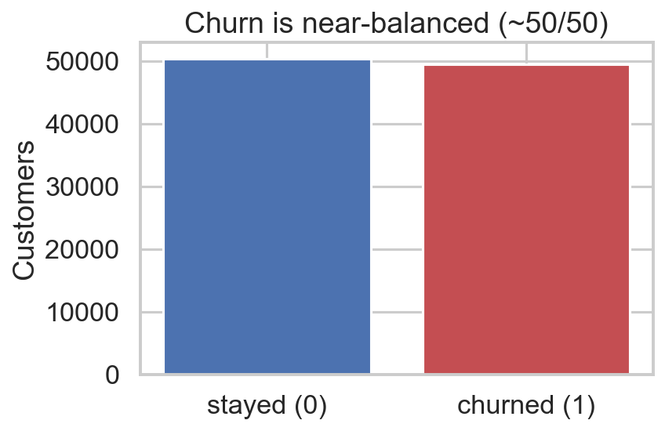
#> input picture reports/figures/01_churn_balance.png, 665 x 431 px, shrunk from 848 x 550 before the run
$ python make_slides.py
#> lines starting #> are read from the running program, lines starting #| are printed output that depends on the picture
"""
Build the 15-slide business-proposal deck -> LavudyaAkhil31.pdf
Self-contained: renders each slide with matplotlib and writes a single PDF.
Run:  python make_slides.py
"""
from pathlib import Path
import matplotlib
matplotlib.use("Agg")
import matplotlib.pyplot as plt
from matplotlib.backends.backend_pdf import PdfPages
from matplotlib.patches import Rectangle, FancyBboxPatch
import matplotlib.image as mpimg

plt.rcParams["font.family"] = "DejaVu Sans"
matplotlib.rcParams["text.parse_math"] = False    # treat '$' as a literal dollar sign

ROOT = Path(__file__).resolve().parent.parent
FIG = ROOT / "reports" / "figures"
W, H = 13.333, 7.5            # 16:9 inches

# palette
ACCENT  = "#0E6655"          # deep teal
ACCENT2 = "#16A085"
DARK    = "#1C2833"
GRAY    = "#5D6D7E"
LIGHT   = "#EAF2EF"
RED     = "#C0392B"

AUTHOR = "Lavudya Akhil  ·  GCI World 2026 Spring — Final Assignment"

pdf = PdfPages(ROOT / "reports" / "Slides.pdf")
_page = {"n": 0}


def new_slide(footer=True, page_num=True):
    fig = plt.figure(figsize=(W, H), dpi=200)
    fig.patch.set_facecolor("white")
    bg = fig.add_axes([0, 0, 1, 1]); bg.set_xlim(0, 1); bg.set_ylim(0, 1); bg.axis("off")
    bg.add_patch(Rectangle((0, 0), 0.013, 1, color=ACCENT, zorder=5))      # left brand bar
    _page["n"] += 1
    if footer:
        bg.add_line(plt.Line2D([0.055, 0.945], [0.075, 0.075], color="#D5DBDB", lw=1))
        bg.text(0.055, 0.045, AUTHOR, fontsize=9, color=GRAY, va="center")
    if page_num:
        bg.text(0.945, 0.045, f"{_page['n']}/15", fontsize=9, color=GRAY,
                va="center", ha="right")
    return fig, bg


def header(bg, title, kicker=None):
    y = 0.90
    if kicker:
        bg.text(0.055, 0.935, kicker.upper(), fontsize=11, color=ACCENT2,
                fontweight="bold", va="center")
    bg.text(0.055, y, title, fontsize=27, color=DARK, fontweight="bold", va="top")
    bg.add_line(plt.Line2D([0.057, 0.30], [0.845, 0.845], color=ACCENT, lw=3.5))


def bullets(bg, items, x=0.07, y0=0.74, dy=0.083, size=15, color=DARK, bold_lead=False):
    y = y0
    for it in items:
        bg.text(x, y, "▪", fontsize=12, color=ACCENT, va="top")
        if bold_lead and "—" in it:
            lead, rest = it.split("—", 1)
            bg.text(x + 0.022, y, lead.strip(), fontsize=size, color=DARK,
                    fontweight="bold", va="top")
            bg.text(x + 0.022 + 0.012 * len(lead), y, "— " + rest.strip(),
                    fontsize=size, color=GRAY, va="top")
        else:
            bg.text(x + 0.022, y, it, fontsize=size, color=color, va="top", wrap=True)
        y -= dy


def place_image(fig, path, box):
    """Place image preserving aspect ratio, centered in box=[x,y,w,h] (fig fraction)."""
    img = mpimg.imread(str(path))
    ih, iw = img.shape[0], img.shape[1]
    bx, by, bw, bh = box
    box_ar = (bw * W) / (bh * H)
    img_ar = iw / ih
    if img_ar > box_ar:           # image wider -> fit width
        nw = bw; nh = bw * (W / H) / img_ar
    else:                         # fit height
        nh = bh; nw = bh * (H / W) * img_ar
    nx = bx + (bw - nw) / 2; ny = by + (bh - nh) / 2
    ax = fig.add_axes([nx, ny, nw, nh]); ax.imshow(img); ax.axis("off")


def metric_card(bg, x, y, w, h, big, label, color=ACCENT):
    bg.add_patch(FancyBboxPatch((x, y), w, h, boxstyle="round,pad=0.006,rounding_size=0.02",
                                fc=LIGHT, ec=color, lw=1.6, zorder=2))
    bg.text(x + w / 2, y + h * 0.62, big, fontsize=26, color=color,
            fontweight="bold", ha="center", va="center")
    bg.text(x + w / 2, y + h * 0.24, label, fontsize=11, color=GRAY,
            ha="center", va="center")


def source(bg, text):
    bg.text(0.055, 0.105, text, fontsize=8.5, color=GRAY, style="italic", va="center")


# ============================================================ SLIDE 1 — TITLE
fig, bg = new_slide(footer=False, page_num=False)
bg.add_patch(Rectangle((0, 0), 1, 1, color="white"))
bg.add_patch(Rectangle((0, 0), 0.013, 1, color=ACCENT))
bg.add_patch(Rectangle((0, 0.0), 1, 0.16, color=ACCENT, alpha=0.10))
bg.text(0.06, 0.70, "Turning Churn Risk into Retained Revenue", fontsize=31,
        color=DARK, fontweight="bold", va="center")
bg.text(0.06, 0.60, "A value-weighted retention proposal for Company A (Telecom)",
        fontsize=19, color=ACCENT, va="center")
bg.add_line(plt.Line2D([0.062, 0.45], [0.535, 0.535], color=ACCENT, lw=3))
bg.text(0.06, 0.45, "Proof-of-Concept · Data-driven business proposal backed by a machine-learning model",
        fontsize=13, color=GRAY, va="center")
bg.text(0.06, 0.20, "Lavudya Akhil", fontsize=16, color=DARK, fontweight="bold", va="center")
bg.text(0.06, 0.155, "Omnicampus: LavudyaAkhil31   ·   GCI World 2026 Spring   ·   June 2026",
        fontsize=12, color=GRAY, va="center")
pdf.savefig(fig); plt.close(fig)

# ============================================================ SLIDE 2 — EXEC SUMMARY
fig, bg = new_slide()
header(bg, "Executive summary", "the one-slide takeaway")
bg.text(0.055, 0.80,
        "Company A can grow margin fastest by keeping the customers it already has.\n"
        "I built a model that ranks every customer by churn risk and revenue at stake, so the\n"
        "retention team spends its budget only where it pays back.",
        fontsize=15, color=DARK, va="top", linespacing=1.5)
metric_card(bg, 0.055, 0.30, 0.20, 0.20, "0.70", "Model ROC-AUC (XGBoost)")
metric_card(bg, 0.285, 0.30, 0.20, 0.20, "79.5%", "churn in the top-risk decile")
metric_card(bg, 0.515, 0.30, 0.20, 0.20, "$2.07M", "net benefit / year", color=RED)
metric_card(bg, 0.745, 0.30, 0.20, 0.20, "2.1×", "return on campaign spend", color=RED)
bg.text(0.055, 0.20,
        "Recommendation: target the top 20% highest-risk, high-value customers with a handset-upgrade /\n"
        "bill-credit offer. This captures ~30% of all churners and is net-positive even under conservative assumptions.",
        fontsize=12.5, color=GRAY, va="top", linespacing=1.5)
pdf.savefig(fig); plt.close(fig)

# ============================================================ SLIDE 3 — MARKET
fig, bg = new_slide()
header(bg, "Why retention is the right lever", "market context")
bullets(bg, [
    "Mobile markets like India are saturated — net new connections are scarce, so operators "
    "grow by lifting revenue-per-user and cutting churn, not by adding subscribers.",
    "Winning back a lost subscriber costs several times more than keeping an existing one — "
    "retention is the cheaper, higher-margin growth lever.",
    "Churn is not random: usage decline, ageing handsets and support friction show up months "
    "before a customer leaves — so churn is predictable, and therefore preventable.",
    "Implication for Company A: a model that flags at-risk, high-value customers early turns a "
    "reactive cost into a proactive, measurable revenue play.",
], y0=0.76, dy=0.135, size=14.5)
source(bg, "Sources: Harvard Business Review (2014) [1]; TRAI Performance Indicators [2]; GSMA, The Mobile Economy [3]. See References.")
pdf.savefig(fig); plt.close(fig)

# ============================================================ SLIDE 4 — CLIENT & DATA
fig, bg = new_slide()
header(bg, "The client and the data", "starting point")
bullets(bg, [
    "Company A — a wireless operator with ~100,000 customers and no in-house ML capability.",
    "Two linked tables joined 1:1 on Customer_ID into a single 100,000 × 100 analysis table.",
], y0=0.78, dy=0.085, size=15)
# two table cards
bg.add_patch(FancyBboxPatch((0.055, 0.30), 0.41, 0.28,
             boxstyle="round,pad=0.008,rounding_size=0.02", fc=LIGHT, ec=ACCENT, lw=1.6))
bg.text(0.075, 0.545, "Client.csv", fontsize=16, color=ACCENT, fontweight="bold", va="top")
bg.text(0.075, 0.49, "One row per customer:\n• tenure, plan, credit class\n• demographics\n• equipment (handset age, price)",
        fontsize=12.5, color=DARK, va="top", linespacing=1.5)
bg.add_patch(FancyBboxPatch((0.53, 0.30), 0.41, 0.28,
             boxstyle="round,pad=0.008,rounding_size=0.02", fc=LIGHT, ec=ACCENT, lw=1.6))
bg.text(0.55, 0.545, "Record.csv", fontsize=16, color=ACCENT, fontweight="bold", va="top")
bg.text(0.55, 0.49, "One row per customer:\n• monthly usage & minutes\n• billing & overage\n• call quality + churn target",
        fontsize=12.5, color=DARK, va="top", linespacing=1.5)
bg.text(0.055, 0.21, "Target variable: churn = 1 if the customer left within 31–60 days of the observation date.",
        fontsize=13, color=GRAY, va="center")
pdf.savefig(fig); plt.close(fig)

# ============================================================ SLIDE 5 — EDA DATA QUALITY
fig, bg = new_slide()
header(bg, "What the data is — and isn't — good for", "exploratory analysis (1/2)")
place_image(fig, FIG / "01_churn_balance.png", [0.055, 0.16, 0.40, 0.62])
#> in place_image, img is the input picture: shape (431, 665, 4) float32; mean R, G, B, A 0.764, 0.697, 0.754, 1
place_image(fig, FIG / "02_missingness.png",  [0.50, 0.14, 0.45, 0.64])
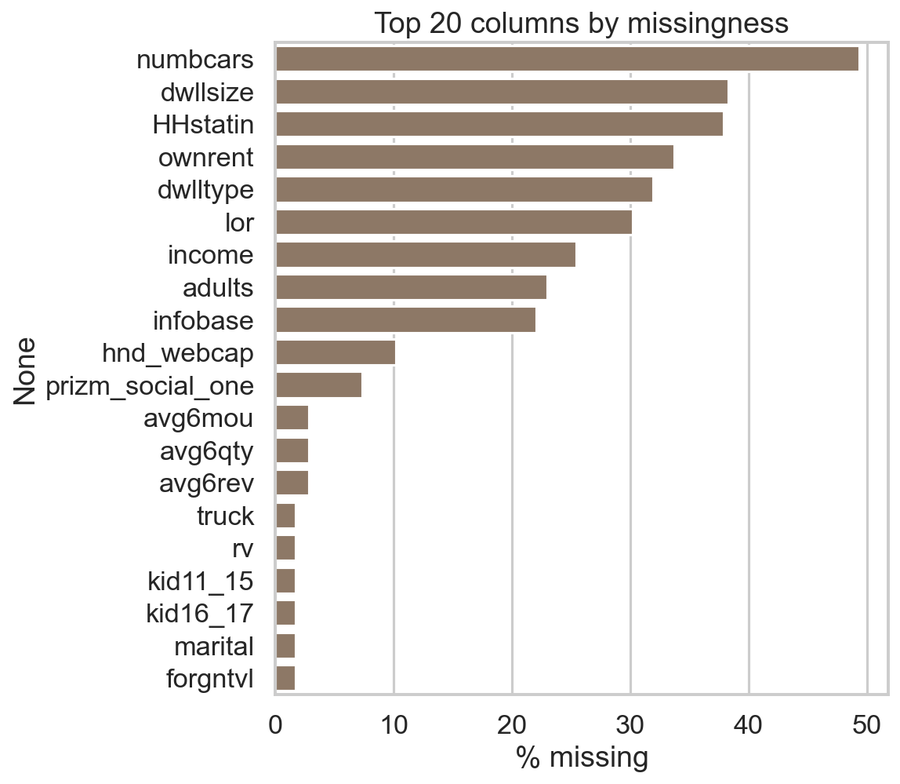
#> input picture reports/figures/02_missingness.png, 900 x 784 px, shrunk from 1148 x 999 before the run
#> in place_image, img is the input picture: shape (784, 900, 4) float32; mean R, G, B, A 0.918, 0.908, 0.899, 1
bg.text(0.055, 0.135, "Churn is ~50/50 — accuracy is meaningful, but I rank by probability (ROC-AUC) for targeting.",
        fontsize=11.5, color=DARK, va="center")
source(bg, "Demographic columns are 30–50% missing (third-party append) and are dropped; operator-owned usage/billing data is near-complete and actionable.")
pdf.savefig(fig); plt.close(fig)

# ============================================================ SLIDE 6 — EDA THE LEVER
fig, bg = new_slide()
header(bg, "The lever: ageing handsets drive churn", "exploratory analysis (2/2)")
place_image(fig, FIG / "04_churn_by_eqp_decile.png", [0.05, 0.17, 0.44, 0.60])
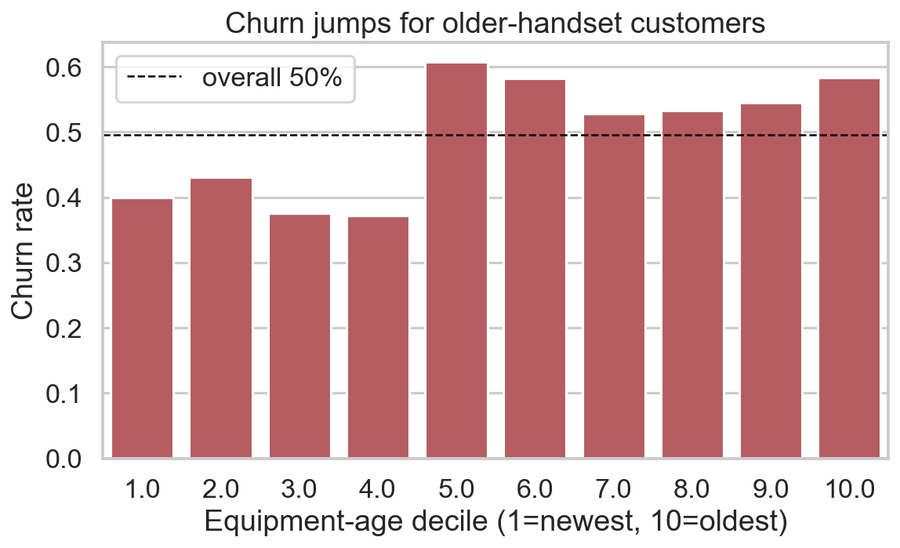
#> input picture reports/figures/04_churn_by_eqp_decile.png, 900 x 548 px, shrunk from 1148 x 699 before the run
#> in place_image, img is the input picture: shape (548, 900, 4) float32; mean R, G, B, A 0.858, 0.722, 0.727, 1
place_image(fig, FIG / "05_arpu_dist.png",           [0.52, 0.17, 0.44, 0.60])
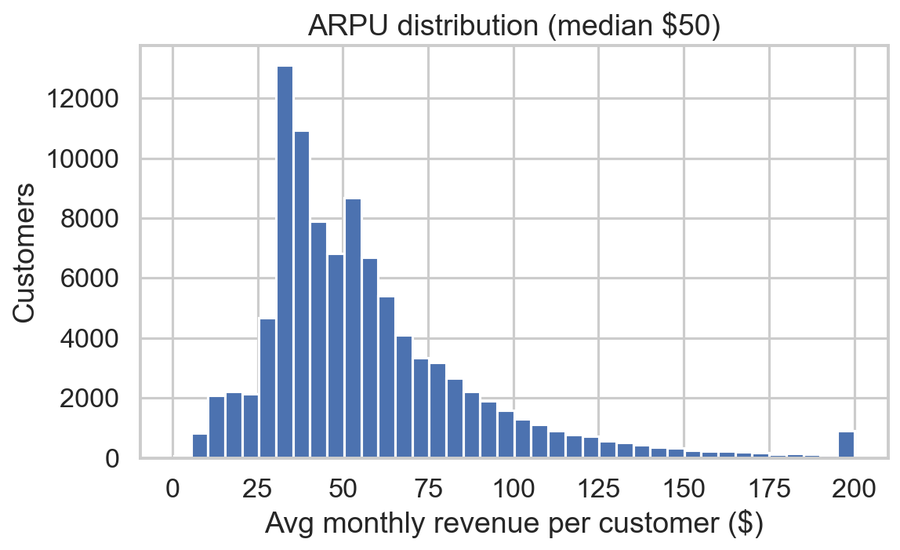
#> input picture reports/figures/05_arpu_dist.png, 900 x 550 px, shrunk from 1148 x 701 before the run
#> in place_image, img is the input picture: shape (550, 900, 4) float32; mean R, G, B, A 0.911, 0.923, 0.944, 1
bg.text(0.055, 0.135,
        "Newer-handset customers churn ~37–43%; older-handset customers ~53–60% — a clear, intervenable threshold.\n"
        "Revenue is right-skewed, so a few high-ARPU customers carry outsized value.",
        fontsize=11, color=DARK, va="center", linespacing=1.4)
source(bg, "Handset age is one of the few churn drivers the business can actually change (upgrade / subsidy) — unlike tenure or demographics.")
pdf.savefig(fig); plt.close(fig)

# ============================================================ SLIDE 7 — PROBLEM DEFINITION
fig, bg = new_slide()
header(bg, "Problem definition", "from data to a question")
rows = [
    ("Business question", "Which customers should we spend retention budget on, and what is the return?"),
    ("Target variable", "churn (binary) — justified by EDA: balanced, and tied to an actionable lever."),
    ("ML task", "Classification used as a ranking model — score every customer by churn probability."),
    ("Primary metric", "ROC-AUC (threshold-free, suits ranking); Accuracy / F1 reported as support."),
    ("Who acts on it", "Retention / CRM team — sends a targeted offer to the highest-risk, high-value list."),
]
y = 0.76
for k, v in rows:
    bg.text(0.06, y, k, fontsize=14.5, color=ACCENT, fontweight="bold", va="top")
    bg.text(0.30, y, v, fontsize=13.5, color=DARK, va="top")
    y -= 0.125
source(bg, "The model is evidence for a decision, not the deliverable itself — every choice above serves the retention recommendation.")
pdf.savefig(fig); plt.close(fig)

# ============================================================ SLIDE 8 — APPROACH
fig, bg = new_slide()
header(bg, "Approach: features and models", "method")
bg.text(0.055, 0.79, "Feature engineering — encode business intuition no single column captures:",
        fontsize=15, color=DARK, fontweight="bold", va="top")
bullets(bg, [
    "handset age relative to tenure · price-per-minute · overage (bill-shock) share",
    "support-call intensity · recent usage-decline flag · share of active lines",
], y0=0.71, dy=0.07, size=13.5)
bg.text(0.055, 0.50, "Models compared (weakest → strongest, so the choice is justified):",
        fontsize=15, color=DARK, fontweight="bold", va="top")
bullets(bg, [
    "Logistic Regression — interpretable linear baseline.",
    "Random Forest — captures non-linear interactions.",
    "XGBoost — gradient-boosted trees: strong on tabular data, handles missing values, explainable.",
], y0=0.42, dy=0.072, size=13.5, bold_lead=True)
source(bg, "All models share the same stratified 70/30 train/test split and random_state = 42 for a fair, reproducible comparison.")
pdf.savefig(fig); plt.close(fig)
#> after `pdf.savefig(fig)`:
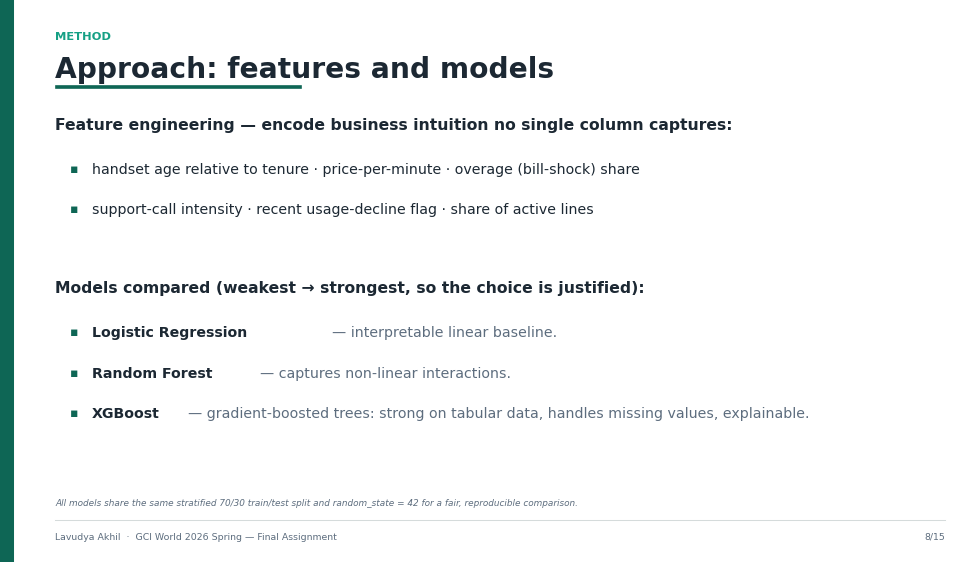
#> figure drawn by matplotlib, 1 panel

# ============================================================ SLIDE 9 — MODEL RESULTS
fig, bg = new_slide()
header(bg, "Model results — XGBoost wins", "evaluation")
place_image(fig, FIG / "06_model_comparison.png", [0.05, 0.30, 0.44, 0.48])
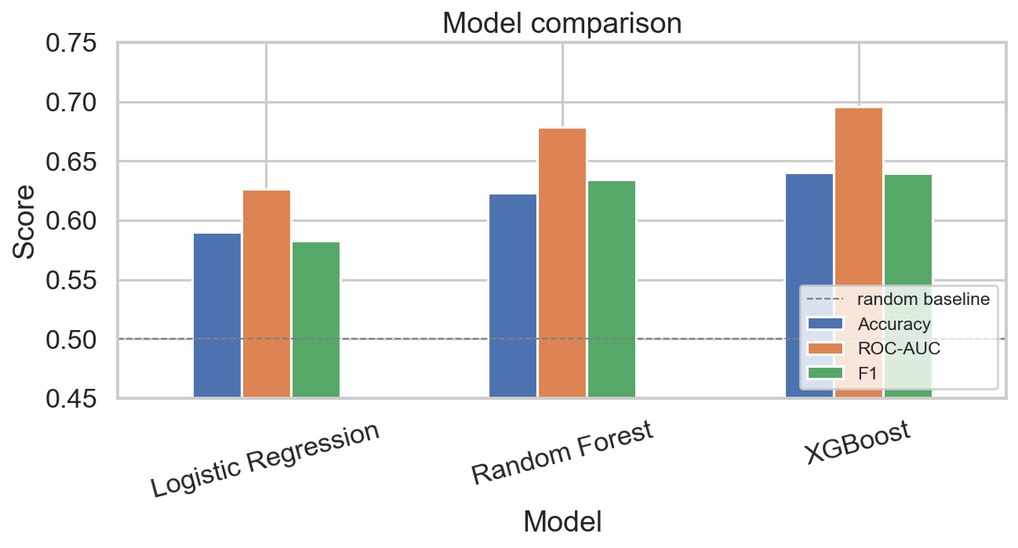
#> input picture reports/figures/06_model_comparison.png, 1018 x 548 px, shrunk from 1298 x 699 before the run
#> in place_image, img is the input picture: shape (548, 1018, 4) float32; mean R, G, B, A 0.912, 0.912, 0.901, 1
place_image(fig, FIG / "07_roc.png",              [0.52, 0.20, 0.42, 0.60])
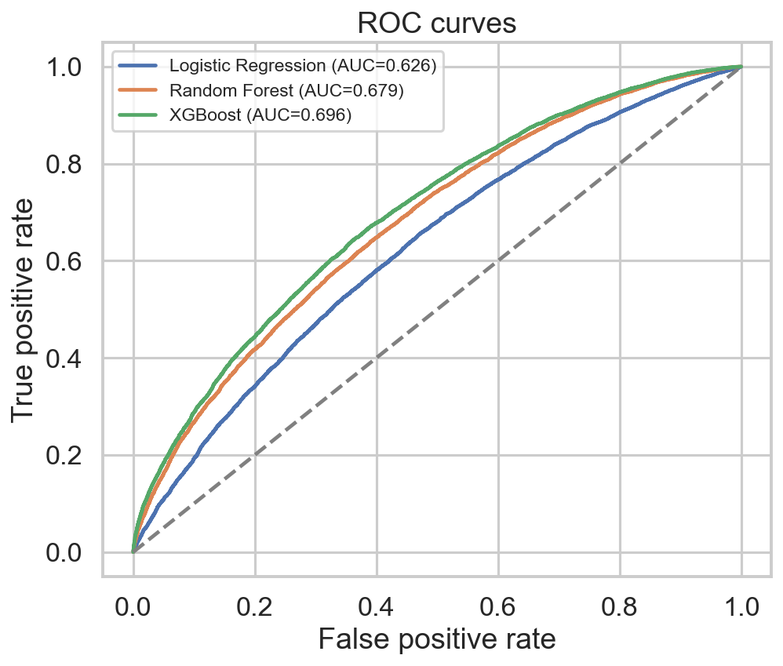
#> input picture reports/figures/07_roc.png, 783 x 666 px, shrunk from 998 x 849 before the run
#> in place_image, img is the input picture: shape (666, 783, 4) float32; mean R, G, B, A 0.963, 0.965, 0.963, 1
# scores table (left, below chart)
bg.text(0.055, 0.285, "Held-out test scores", fontsize=12.5, color=ACCENT, fontweight="bold", va="top")
tbl = [("Model", "Acc", "AUC", "F1"),
       ("Logistic Reg.", "0.59", "0.626", "0.58"),
       ("Random Forest", "0.62", "0.679", "0.63"),
       ("XGBoost", "0.64", "0.696", "0.64")]
x0 = 0.055; ys = 0.245; cw = [0.16, 0.07, 0.085, 0.07]
for r, row in enumerate(tbl):
    xx = x0
    for c, cell in enumerate(row):
        bold = (r == 0) or (r == 3)
        col = ACCENT if r == 3 else (DARK if r == 0 else GRAY)
        bg.text(xx, ys - r * 0.033, cell, fontsize=11.5, color=col,
                fontweight="bold" if bold else "normal", va="top")
        xx += cw[c]
bg.text(0.52, 0.155, "Selected model: XGBoost — ROC-AUC 0.70 vs 0.50 random baseline.",
        fontsize=12, color=DARK, va="center", fontweight="bold")
source(bg, "Model: XGBoost · Metric: ROC-AUC = 0.696 (Accuracy 0.64, F1 0.64) on a 30% held-out test set.")
pdf.savefig(fig); plt.close(fig)
#> after `pdf.savefig(fig)`:
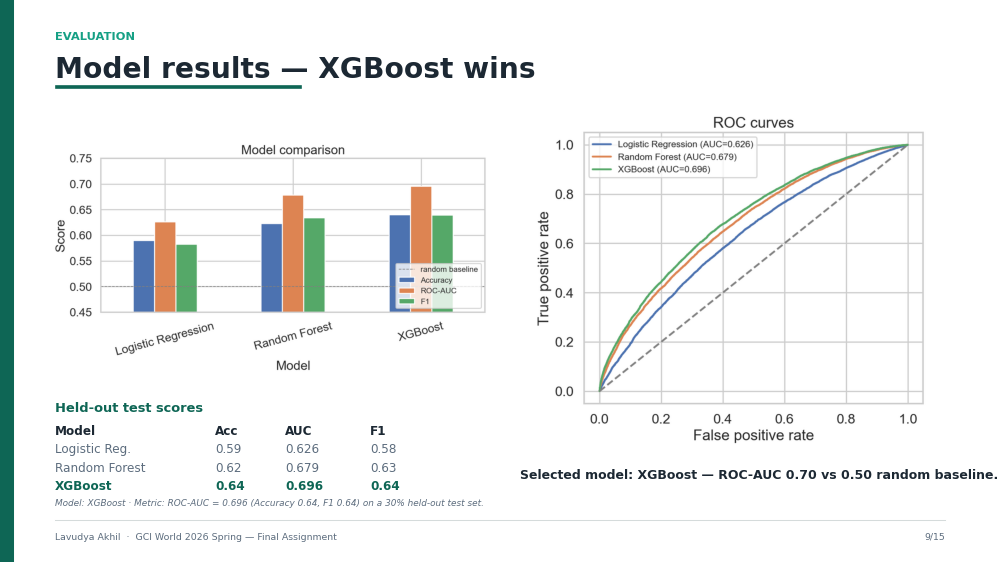
#> figure drawn by matplotlib, 3 panels

# ============================================================ SLIDE 10 — DRIVERS
fig, bg = new_slide()
header(bg, "What the model says drives churn", "interpretation")
#> (the run stopped early here; a loop or call above may not have finished)
